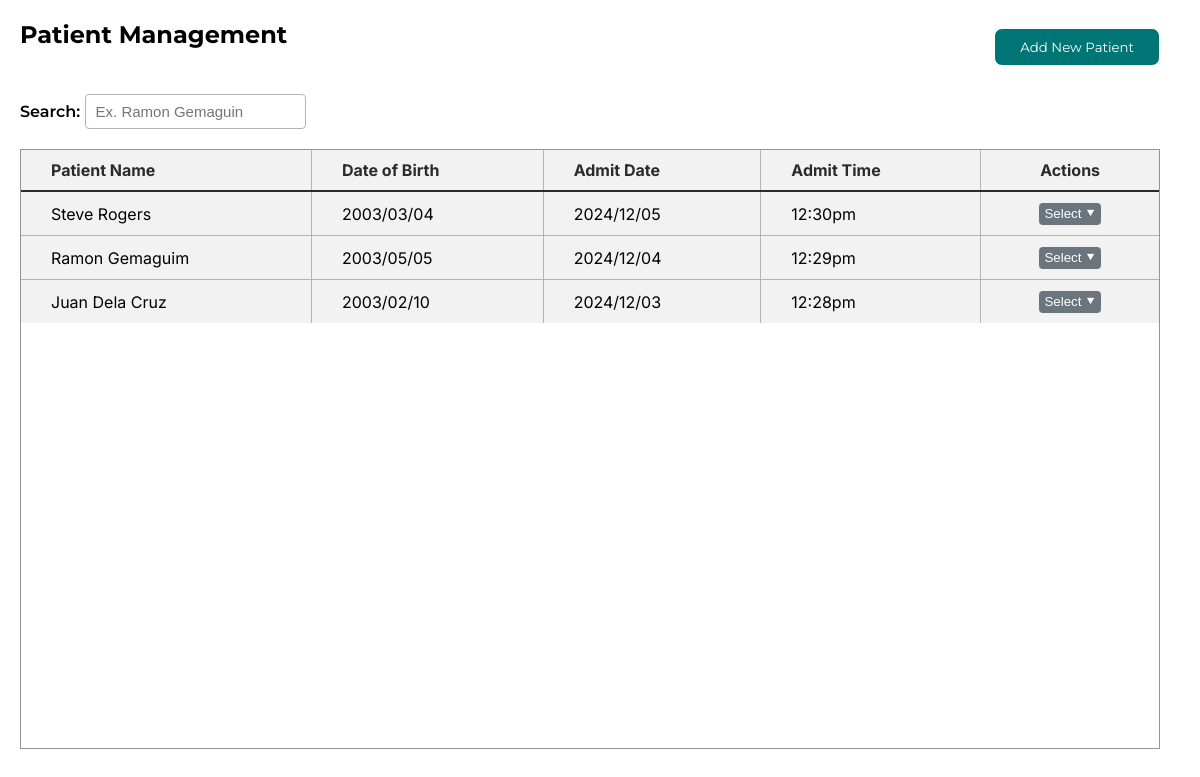
The page /admin/management.php (signed in) on the database its author committed.
### tables this page shows
CREATE TABLE `patient_management` (
  `id` int(11) NOT NULL,
  `patient_name` varchar(255) NOT NULL,
  `date_of_birth` varchar(50) NOT NULL,
  `admit_date` varchar(255) NOT NULL,
  `admit_time` varchar(50) NOT NULL,
  `actions` varchar(255) NOT NULL
);

### admin/function/management/display_patient.php (the view, shortened to what this page needs)
<?php
include 'db.php';
$sql = "SELECT id, patient_name, date_of_birth, admit_date, admit_time
        FROM patient_management
        ORDER BY id DESC";
$result = $conn->query($sql);
if ($result && $result->num_rows > 0) {
    while ($row = $result->fetch_assoc()) {
        echo "<tr>
                <td>{$row['patient_name']}</td>
                <td>{$row['date_of_birth']}</td>
                <td>{$row['admit_date']}</td>
                <td>{$row['admit_time']}</td>";
        if (isset($_SESSION['privilege']) && $_SESSION['privilege'] === 'admin') {
            echo "<td style='text-align:center;'>
                    <div class='dropdown' style='text-align:left;'>
                        <button class='dropdown-button' onclick='toggleDropdown(event)'>Select &#11206;</button>
                        <div class='dropdown-menu'>
                            <a href='#' onclick=\"openEditModal(
                                '{$row['id']}',
                                '{$row['patient_name']}',
                                '{$row['date_of_birth']}',
                                '{$row['admit_date']}',
                                '{$row['admit_time']}'
                            )\">Edit</a>
                            <a href='function/management/delete.php?id={$row['id']}' onclick='return confirm(\"Are you sure you want to delete this record PERMANENTLY?\");'>Delete</a>
                        </div>
                    </div>
                  </td>";
        }
        echo "</tr>";
    }
} else {
    echo "<tr><td colspan='5' style='color: red;'>No records found.</td></tr>";
}
?>

### admin/management.php (shortened to what this page needs)
<!DOCTYPE html>
<html lang="en">
<head>
    <link rel="stylesheet" href="../assets/management.css">
    <link rel="stylesheet" href="../assets/modal/pop.css">
    <link rel="stylesheet" href="../assets/visible_placeholder/search_highlight.css">
    <link rel="stylesheet" href="function/management/delete.css">
    <link rel="stylesheet" href="function/management/edit.css">
</head>
<body>
    <div class="container">
        <div class="top">
            <h2>Patient Management</h2>
            <?php if (isset($_SESSION['privilege']) && $_SESSION['privilege'] === 'admin'): ?>
            <button class="newPatient" id="openModalBtn">Add New Patient</button>
            <?php endif; ?>
        </div>
        <div class="searchbar">
            <span class="search">
                Search:
                <input type="text" id="searchInput" placeholder="Ex. Ramon Gemaguin" onkeyup="searchTable()">
            </span>
        </div>
        <div class="table">
            <table id="patientTable">
                <tr>
                    <th style="text-align: left;">Patient Name</th>
                    <th style="text-align: left;">Date of Birth</th>
                    <th style="text-align: left;">Admit Date</th>
                    <th style="text-align: left;">Admit Time</th>
                    <?php if (isset($_SESSION['privilege']) && $_SESSION['privilege'] === 'admin'): ?>
                    <th>Actions</th>
                    <?php endif; ?>
                </tr>
                <tbody id="real-time">
                    <?php include 'function/management/display_patient.php'; ?>
                </tbody>
            </table>
        </div>
    </div>
</body>
</html>

### assets/management.css (style rules this page uses)
* { margin: 0; padding: 0; box-sizing: border-box; }
.container { margin: 20px 0 0 20px; width: 95%; }
.top { display: flex; align-items: center; justify-content: space-between; font-family: 'Montserrat', system-ui, -apple-system, BlinkMacSystemFont, 'Segoe UI', Roboto, Oxygen, Ubuntu, Cantarell, 'Open Sans', 'Helvetica Neue', sans-serif; }
.newPatient { font-family: 'Montserrat', system-ui, -apple-system, BlinkMacSystemFont, 'Segoe UI', Roboto, Oxygen, Ubuntu, Cantarell, 'Open Sans', 'Helvetica Neue', sans-serif; padding: 10px 25px 10px 25px; border: 1px solid; border-radius: 8px; background-color: #007575; color: #ffffff; }
.searchbar, .sort { font-family: 'Montserrat', system-ui, -apple-system, BlinkMacSystemFont, 'Segoe UI', Roboto, Oxygen, Ubuntu, Cantarell, 'Open Sans', 'Helvetica Neue', sans-serif; font-weight: 600; }
.search { margin-right: 50px; }
input { font-size: 15px; height: 35px; padding: 10px; border-radius: 4px; border: 1px solid #636363; }
.table { height: 600px; border: hidden; overflow-y: auto; border: 1px solid #949494; }
table { font-family: 'Inter', system-ui, -apple-system, BlinkMacSystemFont, 'Segoe UI', Roboto, Oxygen, Ubuntu, Cantarell, 'Open Sans', 'Helvetica Neue', sans-serif; border: none; border-collapse: collapse; border-radius: 6px; width: 100%; }
td, th { border: 1px solid #b4b4b4; padding: 10px 30px 10px 30px; background-color: #f2f2f2; }
th { border-bottom: 2px solid; color: #2b2b2b; }
tr:first-child th { border-top: none; }
tr:last-child td { border-bottom: none; }
td:first-child, th:first-child { border-left: none; }
td:last-child, th:last-child { border-right: none; }
.searchbar { margin: 20px 0 20px 0; }

### assets/modal/pop.css (style rules this page uses)
body { font-family: "Montserrat", sans-serif; }

### admin/function/management/delete.css (style rules this page uses)
.dropdown { position: relative; display: inline-block; }
.dropdown-button { padding: 3px 5px 3px 5px; cursor: pointer; border: none; background-color: #6b757d; color: white; border-radius: 4px; }

### admin/function/management/edit.css (style rules this page uses)
h2 { margin-bottom: 25px; }
input { border: 1px solid #b4b4b4; }

### rows shown on the page
patient_management: patient_name "Steve Rogers", date_of_birth "2003/03/04", admit_date "2024/12/05", admit_time "12:30pm"
patient_management: patient_name "Ramon Gemaguim", date_of_birth "2003/05/05", admit_date "2024/12/04", admit_time "12:29pm"
patient_management: patient_name "Juan Dela Cruz", date_of_birth "2003/02/10", admit_date "2024/12/03", admit_time "12:28pm"
